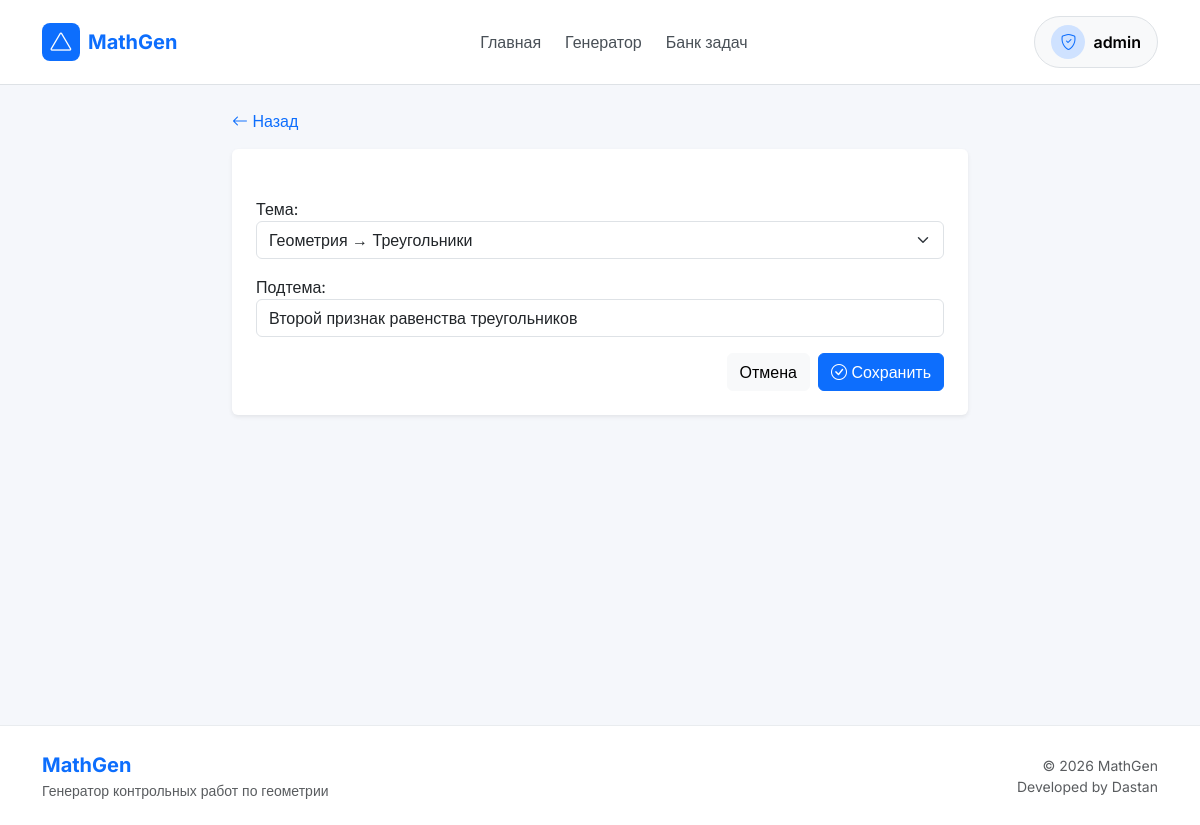
/taskbank/subtopics/1/edit/ (signed in), run on the app's committed database.
### taskbank/models.py (models this page shows, shortened)
class SubTopic(models.Model):
    topic = models.ForeignKey(
        Topic,
        on_delete=models.CASCADE,
        related_name="subtopics",
        verbose_name="Тема"
    )
    name = models.CharField("Подтема", max_length=200)
    class Meta:
        verbose_name = "Подтема"
        verbose_name_plural = "Подтемы"
        ordering = ["topic__name", "name"]
        unique_together = ("topic", "name")

### taskbank/views.py (the view)
    @login_required
    def wrapper(request, *args, **kwargs):
        if request.user.is_staff or request.user.is_superuser:
            return view_func(request, *args, **kwargs)
        messages.error(request, "Доступ разрешён только администратору.")
        return redirect("home")

### taskbank/forms_site.py
class SubTopicForm(forms.ModelForm):
    class Meta:
        model = SubTopic
        fields = ["topic", "name"]
        widgets = {
            "topic": forms.Select(attrs={"class": "form-select"}),
            "name": forms.TextInput(attrs={
                "class": "form-control",
                "placeholder": "Например: Сумма углов треугольника"
            }),
        }

### taskbank/models.py (called while the page is built)
    def __str__(self):
        return self.name

    def __str__(self):
        return f"{self.subject} → {self.name}"

### taskbank/views.py (called while the page is built)
def admin_only_required(view_func):
    @login_required
    def wrapper(request, *args, **kwargs):
        if request.user.is_staff or request.user.is_superuser:
            return view_func(request, *args, **kwargs)
        messages.error(request, "Доступ разрешён только администратору.")
        return redirect("home")
    return wrapper

def crud_update(request, model_class, form_class, pk, template, success_message):
    obj = get_object_or_404(model_class, pk=pk)
    form = form_class(request.POST or None, instance=obj)
    if request.method == "POST" and form.is_valid():
        form.save()
        messages.success(request, success_message)
        return redirect("taskbank_dashboard")
    return render(request, template, {
        "form": form,
        "object": obj,
        "back_url": "taskbank_dashboard",
    })

@admin_only_required
def subtopic_update(request, pk):
    return crud_update(request, SubTopic, SubTopicForm, pk, "taskbank/simple_form.html", "Подтема изменена.")

### templates/taskbank/simple_form.html (shortened to what this page needs)
{% extends "base.html" %}
{% block content %}
<div class="container" style="max-width: 760px;">
    <a href="{% url back_url %}" class="text-decoration-none">
        <i class="bi bi-arrow-left"></i>
        Назад
    </a>
    <div class="card border-0 shadow-sm mt-3">
        <div class="card-body p-4">
            <form method="post">
                {% for field in form %}
                    <div class="mb-3">
                        {{ field.label_tag }}
                        {{ field }}
                    </div>
                {% endfor %}
                <div class="d-flex justify-content-end gap-2">
                    <a href="{% url back_url %}" class="btn btn-light">Отмена</a>
                    <button type="submit" class="btn btn-primary">
                        <i class="bi bi-check-circle"></i>
                        Сохранить
                    </button>
                </div>
            </form>
        </div>
    </div>
</div>
{% endblock %}

### templates/includes/navbar.html (shortened to what this page needs)
<nav class="navbar navbar-expand-lg bg-white border-bottom sticky-top py-3">
    <div class="container">
        <a class="navbar-brand fw-bold d-flex align-items-center gap-2" href="{% url 'home' %}">
            <div class="bg-primary text-white rounded-3 d-flex align-items-center justify-content-center"
                  style="width:38px;height:38px;">
                <i class="bi bi-triangle"></i>
            </div>
            <span class="fs-5">MathGen</span>
        </a>
        <div class="collapse navbar-collapse" id="navbarContent">
            <ul class="navbar-nav mx-auto gap-lg-2">
                <li class="nav-item">
                    <a href="{% url 'home' %}"
                        class="nav-link fw-medium">
                        Главная
                    </a>
                </li>
                {% if user.is_authenticated %}
                    {% if user.teacher or user.is_staff or user.is_superuser %}
                    <li class="nav-item">
                        <a href="{% url 'generator:index' %}"
                            class="nav-link fw-medium">
                            Генератор
                        </a>
                    </li>
                    {% endif %}
                    {% if user.is_staff or user.is_superuser %}
                    <li class="nav-item">
                        <a href="{% url 'taskbank_dashboard' %}"
                            class="nav-link fw-medium">
                            Банк задач
                        </a>
                    </li>
                    {% endif %}
                {% endif %}
            </ul>
            <div class="d-flex align-items-center gap-2 mt-3 mt-lg-0">
                {% if user.is_authenticated %}
                    <div class="dropdown">
                        <button class="btn btn-light border rounded-pill px-3 py-2 d-flex align-items-center gap-2"
                                data-bs-toggle="dropdown">
                            <div class="bg-primary-subtle text-primary rounded-circle d-flex align-items-center justify-content-center"
                                  style="width:34px;height:34px;">
                                {% if user.is_staff or user.is_superuser %}
                                    <i class="bi bi-shield-check"></i>
                                {% elif user.teacher %}
                                    <i class="bi bi-person-workspace"></i>
                                {% elif user.student %}
                                    <i class="bi bi-mortarboard"></i>
                                {% else %}
                                    <i class="bi bi-person"></i>
                                {% endif %}
                            </div>
                            <span class="fw-semibold">
                                {{ user.username }}
                            </span>
                        </button>
                    </div>
                {% endif %}
            </div>
        </div>
    </div>
</nav>

### static/css/style.css (style rules this page uses)
:root { --primary: #0d6efd; --primary-dark: #0b5ed7; --primary-soft: #eef4ff; --text-main: #212529; --text-muted: #6c757d; --border-color: #e9ecef; --bg-light: #f8f9fc; --bg-white: #ffffff; --success-soft: #eaf7ee; --warning-soft: #fff8e1; --danger-soft: #fff1f3; --shadow-sm: 0 4px 12px rgba(0, 0, 0, 0.04); --shadow-md: 0 10px 24px rgba(0, 0, 0, 0.08); --shadow-blue: 0 15px 35px rgba(13, 110, 253, 0.08); --radius-md: 14px; --radius-lg: 20px; --radius-xl: 24px; }
html { scroll-behavior: smooth; }
body { background-color: var(--bg-light); color: var(--text-main); font-family: "Segoe UI", Tahoma, Geneva, Verdana, sans-serif; }
a { text-decoration: none; }
.navbar { background-color: var(--bg-white); border-bottom: 1px solid var(--border-color); }
.navbar-brand { font-size: 1.3rem; color: var(--primary) !important; }
.nav-link { font-weight: 500; color: #495057; transition: color 0.2s ease; }
.navbar .btn { border-radius: 10px; }

### templates/base.html (style rules this page uses)
body { font-family: 'Inter', sans-serif; background:#f5f7fb; color:#0f172a; }
::placeholder { opacity:.45 !important; }

### data on the page
SubTopic: form "Геометрия → Треугольники" "Второй признак равенства треугольников"

### other printed values
{{ user.username }} "admin"
{{ field.label_tag }} "Тема:" "Подтема:"
